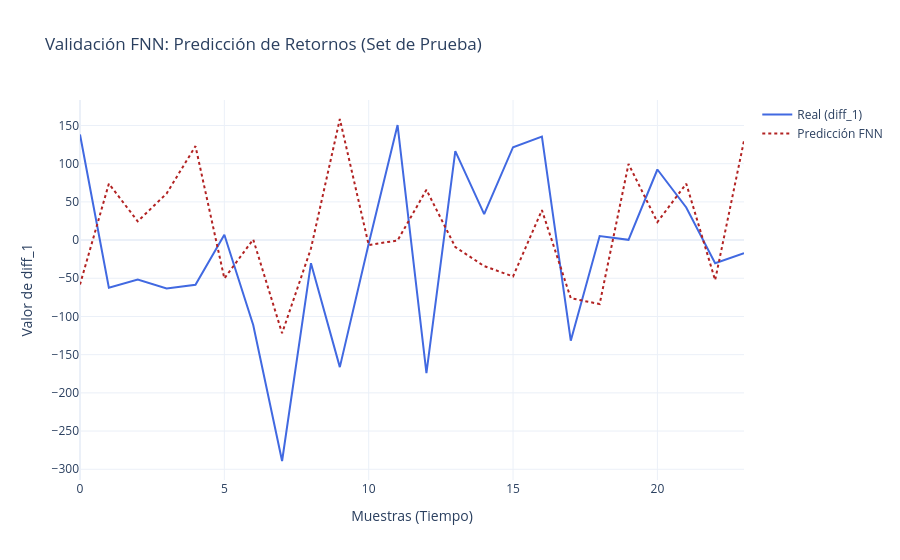

Notebook code for this chart:
### Code cell
fig_fnn = go.Figure()
y_pred_scaled = model.predict(X_test_scaled)
y_pred = scaler_preds.inverse_transform(y_pred_scaled)

# Línea de valores reales
fig_fnn.add_trace(go.Scatter(
    y=y_test, 
    mode='lines', 
    name='Real (diff_1)',
    line=dict(color='royalblue', width=2)
))

# Línea de predicción de la red neuronal
fig_fnn.add_trace(go.Scatter(
    y=y_pred.flatten(), 
    mode='lines', 
    name='Predicción FNN',
    line=dict(color='firebrick', width=2, dash='dot')
))

fig_fnn.update_layout(
    title='Validación FNN: Predicción de Retornos (Set de Prueba)',
    xaxis_title='Muestras (Tiempo)',
    yaxis_title='Valor de diff_1',
    hovermode='x unified',
    template='plotly_white'
)

fig_fnn.show()

### Figure 1 — Plotly figure (JSON) as saved in the notebook; plotly's stock layout.template omitted (floating-point values rounded to 4 significant figures)
{"data": [{"line": {"color": "royalblue", "width": 2}, "mode": "lines", "name": "Real (diff_1)", "type": "scatter", "y": [138.2, -62.3, -51.6, -63.3, -58.5, 7.0, -111.1, -289.2, -30.3, -166.3, -4.8, 150.5, -174.3, 116.5, 34.0, 121.6, 135.6, -131.7, 5.3, 0.3003, 92.4, 42.7, -30.3, -17.0]}, {"line": {"color": "firebrick", "dash": "dot", "width": 2}, "mode": "lines", "name": "Predicción FNN", "type": "scatter", "y": [-58.17, 73.79, 24.53, 60.98, 123.0, -50.17, 0.8288, -121.9, -11.04, 158.5, -6.506, -0.4918, 65.83, -9.088, -34.09, -47.58, 39.21, -76.07, -83.77, 99.62, 23.57, 73.84, -52.43, 130.1]}], "layout": {"hovermode": "x unified", "title": {"text": "Validación FNN: Predicción de Retornos (Set de Prueba)"}, "xaxis": {"title": {"text": "Muestras (Tiempo)"}}, "yaxis": {"title": {"text": "Valor de diff_1"}}}}
